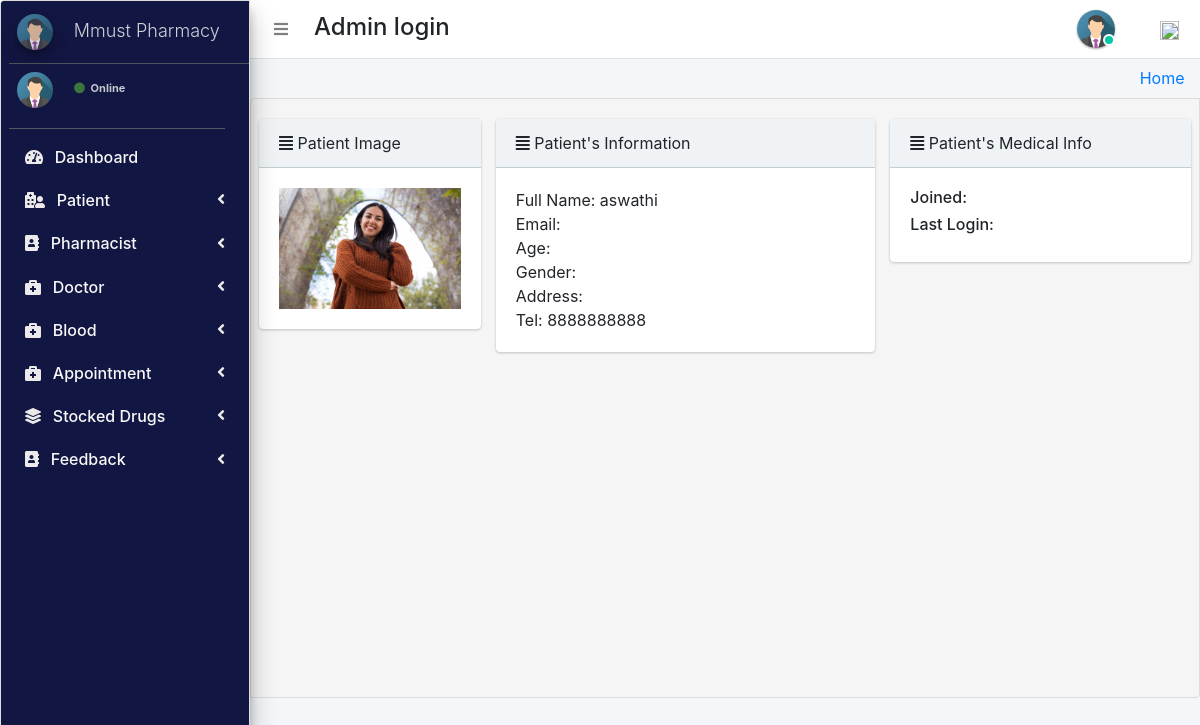
The app's page /patient_personalRecords/1/, older data.
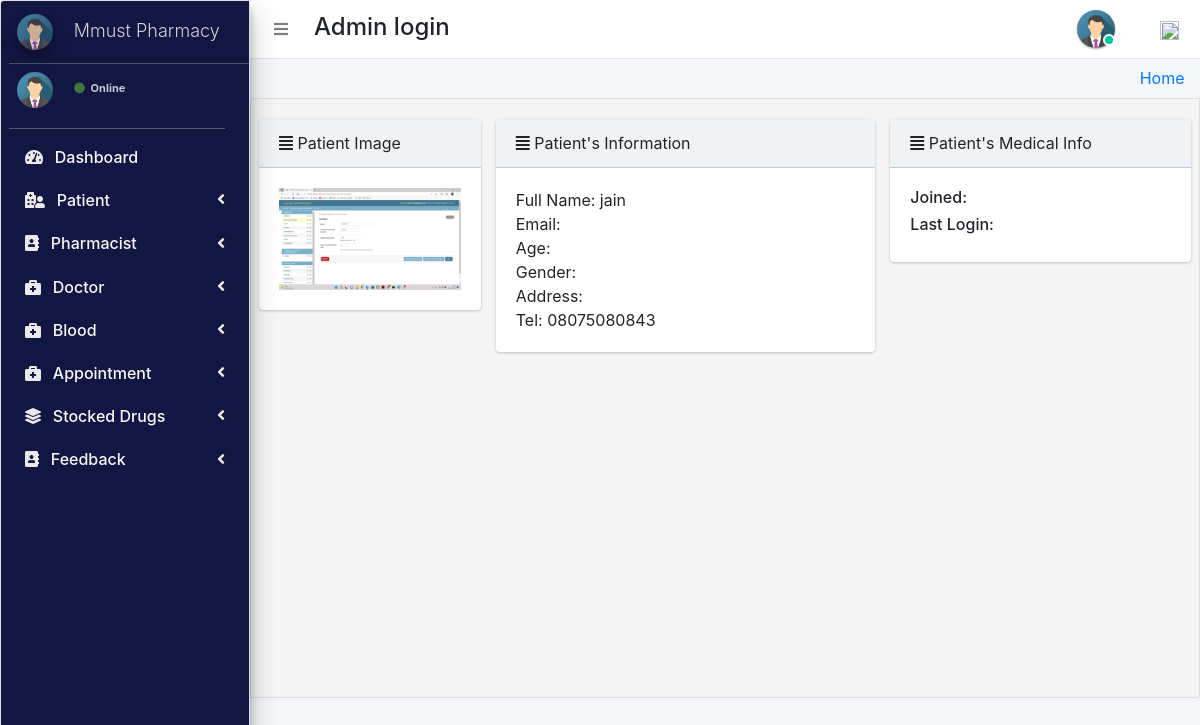
The same page, newer data.
### hospital/models.py (models this page shows, shortened)
class Patient(models.Model):
    user=models.OneToOneField(User,on_delete=models.CASCADE)
    profile_pic= models.ImageField(upload_to='static/profile_pic/PatientProfilePic/',null=True,blank=True)
    address = models.CharField(max_length=40)
    mobile = models.CharField(max_length=20,null=False)
    symptoms = models.CharField(max_length=100,null=False)
    assignedDoctorId = models.PositiveIntegerField(null=True)
    admitDate=models.DateField(auto_now=True)
    status=models.BooleanField(default=False)

### hospital/views.py (the view)
# urls.py: path('patient_personalRecords/<pk>/',views.patient_personalRecords,name='patient_record'),
def patient_personalRecords(request,pk):
    patient=models.Patient.objects.get(id=pk)
    context={
        "patient":patient,
    }
    return render(request,'hod_templates/patient_personalRecords.html',context)

### templates/hod_templates/patient_personalRecords.html
{% extends 'hod_templates/base_template.html'%} {% block main_content %}
<div class="content">
    <div class="row pt">
        <div class="col-lg-3">
            <div class="card">
                <div class="card-header">
                    <i class="fa fa-align-justify"></i> Patient Image
                </div>
                <div class="card-body d-flex justify-content-center">
                    <img src="{{patient.profile_pic}}" class="img-fluid" />
                </div>
            </div>
        </div>
        <div class="col-lg-5">
            <div class="card">
                <div class="card-header">
                    <i class="fa fa-align-justify"></i> Patient's Information
                </div>
                <div class="card-body">
                    <tbody>
                        <tr>
                            <td>Full Name: {{patient.user}}</td>
                            <br>
                            <td>Email: {{ patient.email }}</td>
                            <br>
                            <td>Age: {{ patient.age }}</td>
                            <br>
                            <td>Gender: {{ patient.gender }}</td>
                            <br>
                            <td>Address: {{ patient.adresss }}</td>
                            <br>
                            <td>Tel: {{ patient.mobile }}</td>
                        </tr>
                    </tbody>
                </div>
            </div>
        </div>
        <div class="col-lg-4">
            <div class="card">
                <div class="card-header">
                    <i class="fa fa-align-justify"></i> Patient's Medical Info
                </div>
                <div class="card-body">
                    <h6>Joined: </h6>
                    <h6>Last Login: </h6>
                </div>
            </div>
        </div>
    </div>
</div>
{% endblock %}

Row changes from the older to the newer data that the page shows:
changed Patient: profile_pic: a different picture; user "aswathi" → "jain"; mobile "8888888888" → "08075080843"
